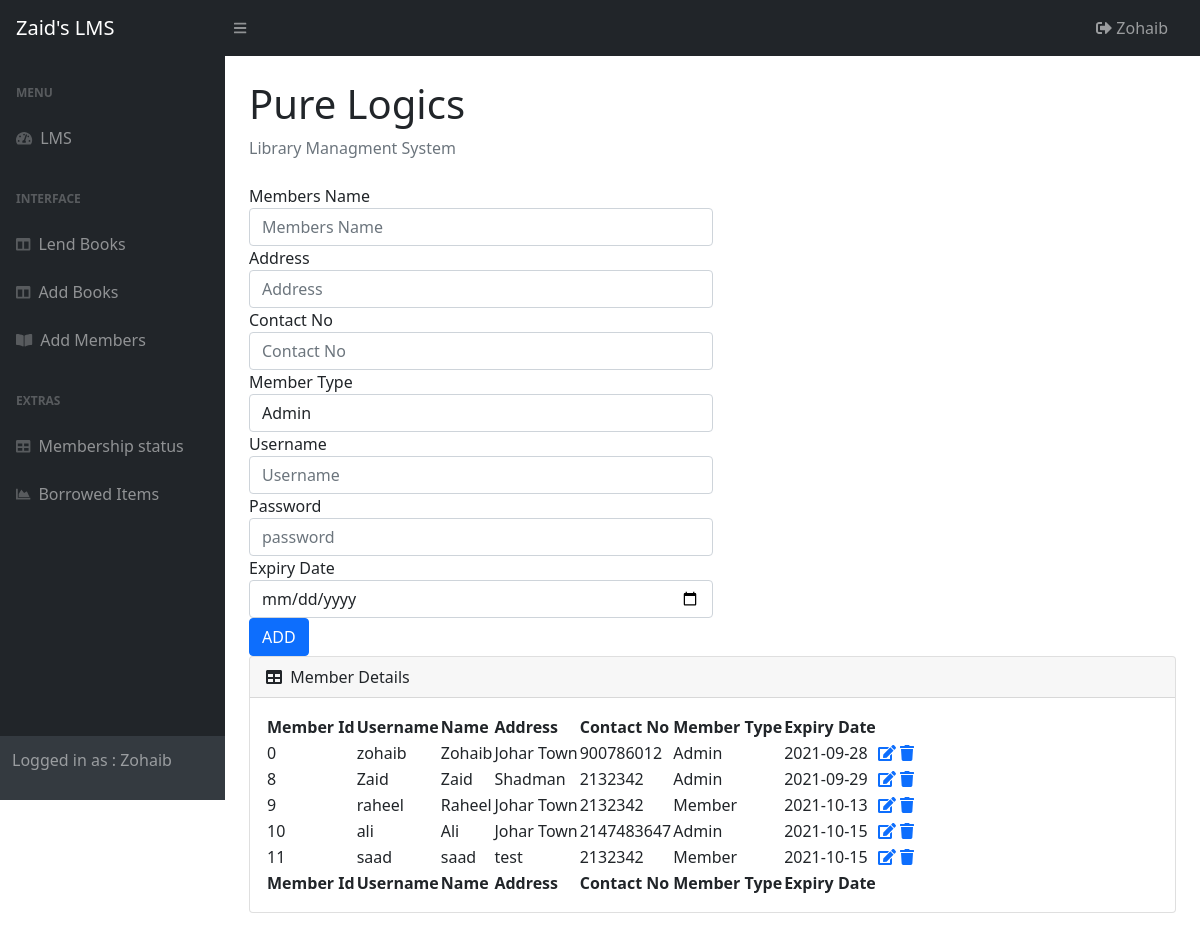
/members.php (signed in), run on the app's committed database.
### tables this page shows
CREATE TABLE `member` (
  `member_id` int(11) NOT NULL,
  `name` varchar(255) NOT NULL,
  `address` varchar(255) NOT NULL,
  `contact_no` int(11) NOT NULL,
  `member_type` varchar(255) NOT NULL,
  `expiry_date` date NOT NULL,
  `created_at` timestamp NOT NULL DEFAULT CURRENT_TIMESTAMP,
  `username` varchar(255) NOT NULL,
  `password` varchar(255) NOT NULL
);

### members.php (the view, shortened to what this page needs)
?><!DOCTYPE html>
<html lang="en">
    <head>
        <link href="https://cdn.jsdelivr.net/npm/simple-datatables@latest/dist/style.css" rel="stylesheet" />
        <link href="css/styles.css" rel="stylesheet" />
    </head>
    <body class="sb-nav-fixed">
        <?php include 'include/navigationbar.php'; ?>
        <div id="layoutSidenav">
                <?php include 'include/sidebar.php'; ?>
                <?php include 'include/connection.php'; ?>
            </div>
            <div id="layoutSidenav_content">
                <main>
                    <div class="container-fluid px-4">
                        <h1 class="mt-4">Pure Logics</h1>
                        <ol class="breadcrumb mb-4">
                            <li class="breadcrumb-item active">Library Managment System</li>
                        </ol>
                        <div class="form-group">
                            <form method="post" action="validation/add_member.php">
                            <div class="col-6 form-group">
                              <label for="membername">Members Name</label>
                              <input name="membername" type="text" class="form-control" placeholder="Members Name" required="required" autofocus="autofocus">
                            </div>
                            <div class="col-6 form-group">
                                 <label for="memberaddress">Address</label>
                                  <input name="memberaddress" type="text" placeholder="Address" class="form-control" required="required">
                          </div>
                              <div class="col-6 form-group">
                                  <label for="membercontactno">Contact No</label>
                                  <input name="membercontactno" type="text" placeholder="Contact No" class="form-control" required="required">
                                </div>
                                <div class="col-6 form-group">
                                <label for="member_type">Member Type</label>
                                    <select class="form-control" id="membertype" name="membertype">
                                        <option>Admin</option>
                                    </select>
                                    </div>
                                    <div class="col-6 form-group">
                                  <label for="memberusername">Username</label>
                                  <input name="memberusername" type="text" placeholder="Username" class="form-control" required="required">
                                </div>
                                <div class="col-6 form-group">
                                  <label for="memberpassword">Password</label>
                                  <input name="memberpassword" type="password" placeholder="password" class="form-control" required="required">
                                </div>
                                  <div class="col-6 form-group">
                                    <label for="memberexpiry">Expiry Date</label>
                                    <input name="memberexpiry" type="date" placeholder="Expiry Date" class="form-control" required="required">
                                  </div>
                          <div class="col-6 form-group">
                          <button class="btn btn-primary" type="submit" name="add_member">ADD</button>
                          </div>
                        </div>
                    <?php
                        $sql = 'SELECT * FROM member ORDER BY created_at';
                        $result = mysqli_query($conn, $sql);
                        $members = mysqli_fetch_all($result, MYSQL_ASSOC);
                        ?>
                        <div class="card mb-4">
                            <div class="card-header">
                                <i class="fas fa-table me-1"></i>
                                Member Details
                            </div>
                            <div class="card-body">
                                <table id="datatablesSimple">
                                    <thead>
                                        <tr>
                                            <th>Member Id</th>
                                            <th>Username</th>
                                            <th>Name</th>
                                            <th>Address</th>
                                            <th>Contact No</th>
                                            <th>Member Type</th>
                                            <th>Expiry Date</th>
                                        </tr>
                                    </thead>
                                    <tfoot>
                                        <tr>
                                            <th>Member Id</th>
                                            <th>Username</th>
                                            <th>Name</th>
                                            <th>Address</th>
                                            <th>Contact No</th>
                                            <th>Member Type</th>
                                            <th>Expiry Date</th>
                                        </tr>
                                    </tfoot>
                                    <tbody>
                                    <?php foreach ($members as $member){ ?>
                                        <tr>
                                            <td><?php echo($member['member_id']); ?></td>
                                            <td><?php echo($member['username']); ?></td>
                                            <td><?php echo($member['name']); ?></td>
                                            <td><?php echo($member['address']); ?></td>
                                            <td><?php echo($member['contact_no']); ?></td>
                                            <td><?php echo($member['member_type']); ?></td>
                                            <td><?php echo($member['expiry_date']); ?></td>
                                            <td><a href="modify_member.php?id=<?php echo $member['member_id']?>"><span class='fa fa-edit'></a>
                                            <a href="delete_member.php?id=<?php echo $member['member_id']?>"><span class='fa fa-trash'></a></td>
                                        </tr>
                                        <?php }?>
                                    </tbody>
                                </table>
                            </div>
                        </div>
                    </div>
                </main>
            </div>
        </div>
    </body>
</html>

### data on the page
member: member_id "0", username "zohaib", name "Zohaib", address "Johar Town", contact_no "900786012", member_type "Admin", expiry_date "2021-09-28"
member: member_id "8", username "Zaid", name "Zaid", address "Shadman", contact_no "2132342", member_type "Admin", expiry_date "2021-09-29"
member: member_id "9", username "raheel", name "Raheel", address "Johar Town", contact_no "2132342", member_type "Member", expiry_date "2021-10-13"
member: member_id "10", username "ali", name "Ali", address "Johar Town", contact_no "2147483647", member_type "Admin", expiry_date "2021-10-15"
member: member_id "11", username "saad", name "saad", address "test", contact_no "2132342", member_type "Member", expiry_date "2021-10-15"
